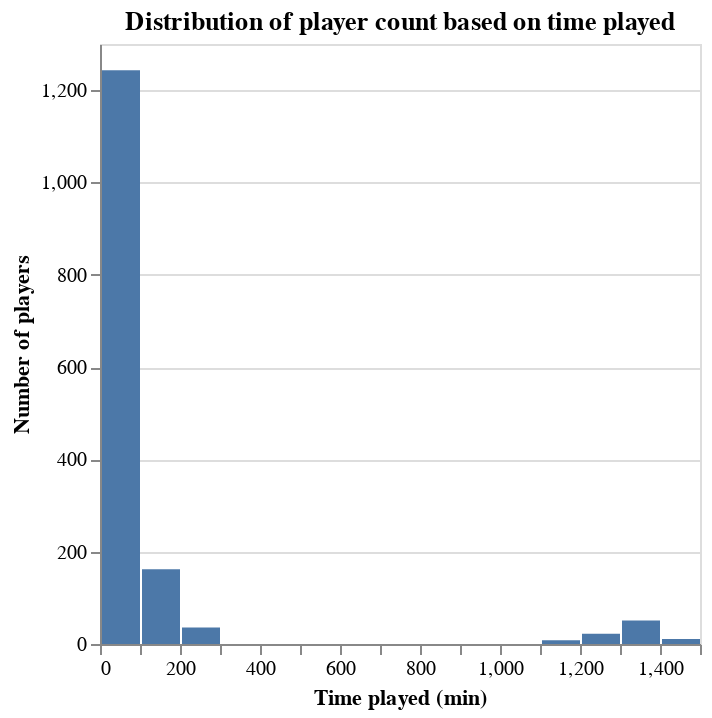

The notebook cell this image was saved under:
### Markdown cell above
#### Data Summary

For our two questions, we are most interested in the number of players who began their playing session each hour, as well as the relationship between the length in minutes of each playing session and the hour in which the sessions began. For our first question, we can see from our `start_hour_data` dataframe and `Number of playing sessions vs hour of the day` visualization that 2 AM, 4 AM, and 3 AM are the most popular times for players to begin playing and 10 AM, 1 PM, and 12 PM are the least popular times for players to begin playing. For our second question, we can most clearly see the relationship between the variables in our vizualization, `Total minutes per playing session vs hour the day`. The most common time for a playing session to be long (> 1000 minutes) is late in the day, at hours between 8 PM and 11 PM.

### Code cell
time_played_plot = alt.Chart(sessions_data).mark_bar().encode(
    x=alt.X('time_played_mins').title('Time played (min)').bin(maxbins=20),
    y=alt.Y('count()').title('Number of players')
).properties(title='Distribution of player count based on time played')
time_played_plot 
# shows how long players typically play for

### Figure 1 — Vega specification as saved in the notebook (floating-point values rounded to 4 significant figures)
{"$schema": "https://vega.github.io/schema/vega/v5.json", "data": [{"name": "source_0", "values": [{"__count": 1243, "bin_maxbins_20_time_played_mins": 0.0, "bin_maxbins_20_time_played_mins_end": 100.0}, {"__count": 162, "bin_maxbins_20_time_played_mins": 100.0, "bin_maxbins_20_time_played_mins_end": 200.0}, {"__count": 36, "bin_maxbins_20_time_played_mins": 200.0, "bin_maxbins_20_time_played_mins_end": 300.0}, {"__count": 51, "bin_maxbins_20_time_played_mins": 1300.0, "bin_maxbins_20_time_played_mins_end": 1400.0}, {"__count": 22, "bin_maxbins_20_time_played_mins": 1200.0, "bin_maxbins_20_time_played_mins_end": 1300.0}, {"__count": 8, "bin_maxbins_20_time_played_mins": 1100.0, "bin_maxbins_20_time_played_mins_end": 1200.0}, {"__count": 11, "bin_maxbins_20_time_played_mins": 1400.0, "bin_maxbins_20_time_played_mins_end": 1500.0}]}, {"name": "source_0_y_domain___count", "values": [{"min": 8, "max": 1243}]}], "signals": [{"name": "bin_maxbins_20_time_played_mins_bins", "value": {"fields": ["time_played_mins"], "fname": "bin_time_played_mins", "start": 0.0, "step": 100.0, "stop": 1500.0}}], "marks": [{"type": "rect", "name": "marks", "from": {"data": "source_0"}, "encode": {"update": {"fill": {"value": "#4c78a8"}, "x2": {"field": "bin_maxbins_20_time_played_mins", "scale": "x", "offset": {"signal": "0.5 + (abs(scale(\"x\", datum[\"bin_maxbins_20_time_played_mins_end\"]) - scale(\"x\", datum[\"bin_maxbins_20_time_played_mins\"])) < 0.25 ? -0.5 * (0.25 - (abs(scale(\"x\", datum[\"bin_maxbins_20_time_played_mins_end\"]) - scale(\"x\", datum[\"bin_maxbins_20_time_played_mins\"])))) : 0.5)"}}, "y": {"field": "__count", "scale": "y"}, "x": {"field": "bin_maxbins_20_time_played_mins_end", "scale": "x", "offset": {"signal": "0.5 + (abs(scale(\"x\", datum[\"bin_maxbins_20_time_played_mins_end\"]) - scale(\"x\", datum[\"bin_maxbins_20_time_played_mins\"])) < 0.25 ? 0.5 * (0.25 - (abs(scale(\"x\", datum[\"bin_maxbins_20_time_played_mins_end\"]) - scale(\"x\", datum[\"bin_maxbins_20_time_played_mins\"])))) : -0.5)"}}, "y2": {"value": 0, "scale": "y"}}}, "style": ["bar"]}], "scales": [{"name": "x", "type": "linear", "domain": {"signal": "[bin_maxbins_20_time_played_mins_bins.start, bin_maxbins_20_time_played_mins_bins.stop]"}, "range": [0, {"signal": "width"}], "bins": {"signal": "bin_maxbins_20_time_played_mins_bins"}, "zero": false}, {"name": "y", "type": "linear", "domain": [{"signal": "(data(\"source_0_y_domain___count\")[0] || {}).min"}, {"signal": "(data(\"source_0_y_domain___count\")[0] || {}).max"}], "range": [{"signal": "height"}, 0], "zero": true, "nice": true}], "axes": [{"scale": "y", "zindex": 0, "orient": "left", "aria": false, "grid": true, "domain": false, "labels": false, "gridScale": "x", "maxExtent": 0, "tickCount": {"signal": "ceil(height/40)"}, "ticks": false, "minExtent": 0}, {"scale": "x", "tickCount": {"signal": "ceil(width/10)"}, "grid": false, "title": "Time played (min)", "orient": "bottom", "labelFlush": true, "zindex": 0, "labelOverlap": true}, {"scale": "y", "title": "Number of players", "labelOverlap": true, "grid": false, "zindex": 0, "tickCount": {"signal": "ceil(height/40)"}, "orient": "left"}], "title": {"text": "Distribution of player count based on time played", "frame": "group"}, "width": 300, "style": "cell", "height": 300, "background": "white", "padding": 5}
